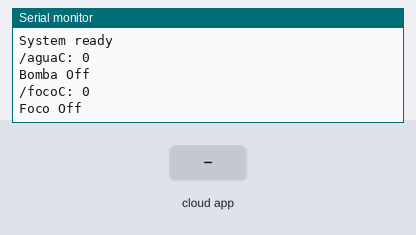
The sketch below on a simulated ESP32. Shown: the last lines printed to the serial monitor. The inputs (shaded band) are chosen by the test bench. WiFi joins after 1.5 s; servers stay silent unless stated; the Firebase database answers and starts empty.

Above: at 6.2 s.
6.3 s: the phone or cloud app sets bombas to 1
9.9 s: the phone or cloud app sets foco to 1
At 16.0 s:
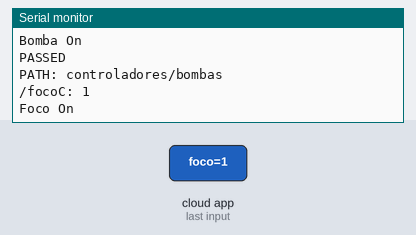
16.3 s: the phone or cloud app sets ventana to 1
At 16.3 s:
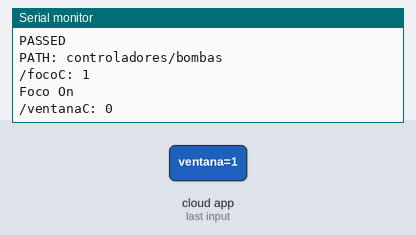
25.7 s: the phone or cloud app sets Ventilador to 1
At 29.5 s:
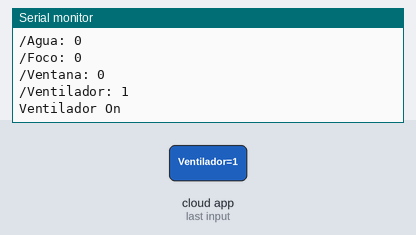
29.8 s: the phone or cloud app sets Agua to 1
33.4 s: the phone or cloud app sets Foco to 1
At 37.1 s:
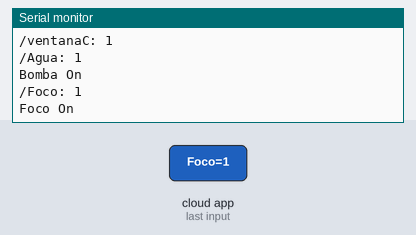

The sketch:

esp32-1_actuadores_v2.ino
```cpp
// ESP 32 | Actuadores
#include "Arduino.h"
#include <WiFi.h>

#include <Firebase_ESP_Client.h>
#include <addons/TokenHelper.h>
#include "addons/RTDBHelper.h"

#define RXD2 16
#define TXD2 17

//API del proyecto de Firebase
#define API_KEY "AIzaSyBssIK1e-o74NFAaUmKYW1hRndKJF-Vnsg"
//URL de base de datos en tiempo real
#define DATABASE_URL "https://invernadero-7b818-default-rtdb.firebaseio.com"

//Datos de objeto Firebase
FirebaseData fbdo;
FirebaseAuth auth;
FirebaseConfig config;

//Datos de acceso WiFi
char ssid[] = "VICTUS 8582";
char pass[] = "7177L5-j";

//Variables generales
bool signupOK = false;
unsigned long prevMillis = 0;
String zero="0";

int agua=-1, foco=-1, ventana=-1, ventilador=-1,
    aguaC=-1, focoC=-1, ventanaC=-1,
    prevAgua=-1, prevFoco=-1, prevVentana=-1, prevVentilador=-1,
    prevAguaC=-1, prevFocoC=-1, prevVentanaC=-1;
bool aguaB=false, focoB=false, ventanaB=false, ventiladorB=false;

void setup() {
  Serial.begin(19200);  //Inicio del puerto Serial
  Serial2.begin(19200, SERIAL_8N1, RXD2, TXD2);

  //Impresión de SSID a conectar
  Serial.print("Connecting to ");
  Serial.println(ssid);

  Serial.println("Connecting to Wi-Fi...");
  // Loop para lograr una conexión exitosa
  while (WiFi.status() != WL_CONNECTED) {
    WiFi.begin(ssid, pass);
    delay(5000);
    Serial.println( WiFi.status() );
  }
  Serial.println( "Connected to Wi-Fi." );

  //Asignación de credenciales de la base de datos en tiempo real
  config.api_key = API_KEY;
  config.database_url = DATABASE_URL;

  if (Firebase.signUp(&config, &auth, "", "")){
    Serial.println("Connected to Firebase");
    signupOK = true;
  }else{
    Serial.printf("%s\n", config.signer.signupError.message.c_str());
  }

  config.token_status_callback = tokenStatusCallback; //see addons/TokenHelper.h
  Firebase.begin(&config, &auth);
  Firebase.reconnectWiFi(true);

  Serial.println("System ready");
}

void loop() {
  if(Firebase.ready() && signupOK && ((millis() - prevMillis > 5000) || prevMillis == 0)){
    //Control automático
    if(Firebase.RTDB.getInt(&fbdo,"controladores/bombas")){
      aguaC = fbdo.intData();
      Serial.print("/aguaC: ");
      Serial.println(aguaC);

      if(aguaC != prevAguaC){
        if(aguaC==1){
          Serial.println("Bomba On");
          Serial2.print(1);
          if(Firebase.RTDB.setString(&fbdo, "Actuadores/Agua", zero)){
            Serial.println("PASSED");
            Serial.println("PATH: " + fbdo.dataPath());
          }
          else{
            Serial.println("FAILED");
          }
        }
        else{
          Serial.println("Bomba Off");
          Serial2.print(2);
        }

      }
    }
    delay(500);

    if(Firebase.RTDB.getInt(&fbdo,"controladores/foco")){
      focoC = fbdo.intData();
      Serial.print("/focoC: ");
      Serial.println(focoC);

      if(focoC != prevFocoC){
        if(focoC==1){
          Serial.println("Foco On");
          Serial2.print(3);
        }else{
          Serial.println("Foco Off");
          Serial2.print(4);
        }
      }
    }
    delay(500);

    if(Firebase.RTDB.getInt(&fbdo,"controladores/ventana")){
      ventanaC = fbdo.intData();
      Serial.print("/ventanaC: ");
      Serial.println(ventanaC);

      if(ventanaC != prevVentanaC){
        if(ventanaC==1){
          Serial.println("Servos On");
          Serial2.print(5);
        }else{
          Serial.println("Servos Off");
          Serial2.print(6);
        }
      }
    }
    delay(500);

    Serial.println();

    //Control manual
    if(Firebase.RTDB.getInt(&fbdo,"Actuadores/Agua")){
      agua = (fbdo.stringData()).toInt();
      Serial.print("/Agua: ");
      Serial.println(agua);

      if(agua != prevAgua){
        if(agua==1){
          Serial.println("Bomba On");
          Serial2.print(1);
        }else{
          Serial.println("Bomba Off");
          Serial2.print(2);
        }
      }
    }
    delay(500);

    if(Firebase.RTDB.getString(&fbdo,"Actuadores/Foco")){
      foco = (fbdo.stringData()).toInt();
      Serial.print("/Foco: ");
      Serial.println(foco);

      if(foco != prevFoco){
        if(foco==1){
          Serial.println("Foco On");
          Serial2.print(3);
        }else{
          Serial.println("Foco Off");
          Serial2.print(4);
        }
      }
    }
    delay(500);

    if(Firebase.RTDB.getString(&fbdo,"Actuadores/Ventana")){
      ventana = (fbdo.stringData()).toInt();
      Serial.print("/Ventana: ");
      Serial.println(ventana);

      if(ventana != prevVentana){
        if(ventana==1){
          Serial.println("Servos On");
          Serial2.print(5);
        }else{
          Serial.println("Servos Off");
          Serial2.print(6);
        }
      }
    }
    delay(500);

    if(Firebase.RTDB.getString(&fbdo,"Actuadores/Ventilador")){
      ventilador = (fbdo.stringData()).toInt();
      Serial.print("/Ventilador: ");
      Serial.println(ventilador);

      if(ventilador != prevVentilador){
        if(ventilador==1){
          Serial.println("Ventilador On ");
          Serial2.print(7);
        }else{
          Serial.println("Ventilador Off");
          Serial2.print(8);
        }
      }
    }
    delay(500);

    prevAguaC = aguaC;
    prevFocoC = focoC;
    prevVentanaC = ventanaC;

    prevAgua = agua;
    prevFoco = foco;
    prevVentana = ventana;
    prevVentilador = ventilador;

    Serial.println();
    prevMillis = millis();
  }
}
```

Measured:
- after the input at 9.9 s, the serial monitor: prints a new line after 5.6 s (image 1)
- after the input at 25.7 s, the serial monitor: prints a new line after 2.6 s (image 3)
- after the input at 33.4 s, the serial monitor: prints a new line after 3.2 s (image 4)
